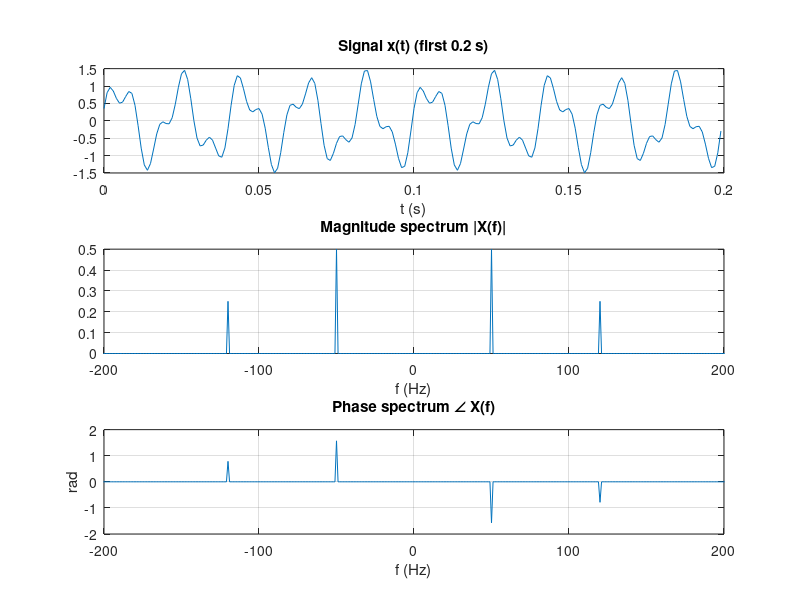

MATLAB code to generate this figure: (Note: this script raises an error after producing the figure.)
% Experiment 5: Magnitude and phase spectrum using the Fourier transform
clc; clear; close all;
fs = 1000; t = 0:1/fs:1-1/fs;
x = sin(2*pi*50*t) + 0.5*sin(2*pi*120*t + pi/4);
N = length(x);
X = fftshift(fft(x)) / N;
f = (-N/2:N/2-1) * fs / N;
mag = abs(X);
ph = angle(X); ph(mag < 1e-6) = 0;

fig = figure('Position', [100 100 800 800]);
subplot(3,1,1); plot(t(1:200), x(1:200)); grid on; title('Signal x(t) (first 0.2 s)'); xlabel('t (s)');
subplot(3,1,2); plot(f, mag); grid on; xlim([-200 200]); title('Magnitude spectrum |X(f)|'); xlabel('f (Hz)');
subplot(3,1,3); plot(f, ph); grid on; xlim([-200 200]); title('Phase spectrum \angle X(f)'); xlabel('f (Hz)'); ylabel('rad');
save_fig(fig, 'exp05_fourier_transform.png');

% Rectangular pulse
T = 0.1; t2 = -1:1/fs:1-1/fs;
p = double(abs(t2) <= T/2);
P = fftshift(fft(p)) / fs;
f2 = (-length(p)/2:length(p)/2-1) * fs / length(p);
php = angle(P); php(abs(P) < 1e-6) = 0;
fig2 = figure('Position', [100 100 800 800]);
subplot(3,1,1); plot(t2, p); grid on; title('Rectangular pulse'); xlabel('t (s)');
subplot(3,1,2); plot(f2, abs(P)); grid on; xlim([-100 100]); title('Magnitude |P(f)| (sinc)'); xlabel('f (Hz)');
subplot(3,1,3); plot(f2, php); grid on; xlim([-100 100]); title('Phase'); xlabel('f (Hz)');
save_fig(fig2, 'exp05_rect_pulse_spectrum.png');
